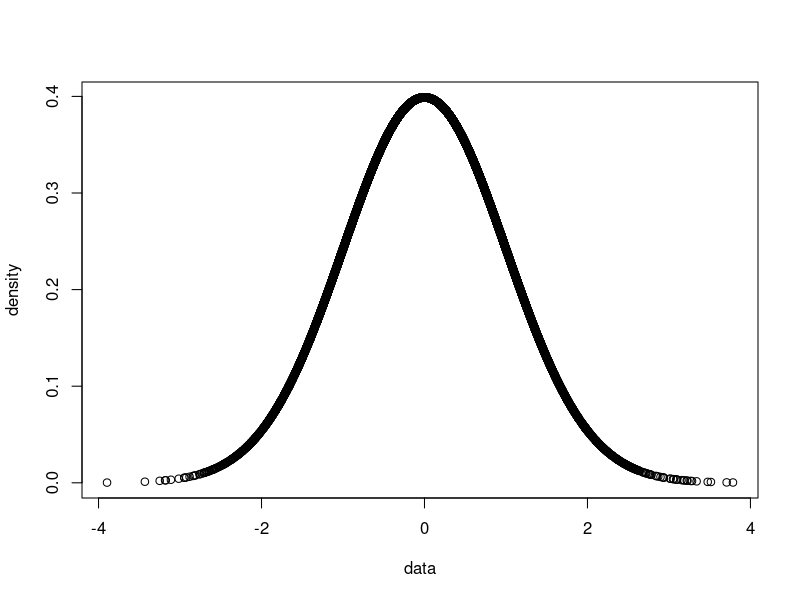

Generate this figure with R:
# simulating data
set.seed(11225)
data <- rnorm(10000)

# check for documentation of the dnorm function
?dnorm

# calculate the density of data and store it in the variable density
density <- dnorm(data)

# make a plot with as x variable data and as y variable density

plot(y = density, x = data)